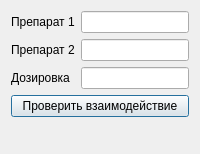
<?xml version="1.0" encoding="UTF-8"?>
<ui version="4.0">
<class>TreatmentDialog</class>
<widget class="QDialog" name="TreatmentDialog">
 <property name="windowTitle">
  <string>Новое назначение</string>
 </property>

 <layout class="QVBoxLayout">

  <item>
   <layout class="QFormLayout">
    <item row="0" column="0"><widget class="QLabel"><property name="text"><string>Препарат 1</string></property></widget></item>
    <item row="0" column="1"><widget class="QLineEdit" name="drug1Edit"/></item>

    <item row="1" column="0"><widget class="QLabel"><property name="text"><string>Препарат 2</string></property></widget></item>
    <item row="1" column="1"><widget class="QLineEdit" name="drug2Edit"/></item>

    <item row="2" column="0"><widget class="QLabel"><property name="text"><string>Дозировка</string></property></widget></item>
    <item row="2" column="1"><widget class="QLineEdit" name="doseEdit"/></item>
   </layout>
  </item>

  <item>
   <widget class="QPushButton" name="checkBtn">
    <property name="text"><string>Проверить взаимодействие</string></property>
   </widget>
  </item>

  <item>
   <widget class="QLabel" name="resultLabel"/>
  </item>

  <item>
   <widget class="QDialogButtonBox" name="buttonBox">
    <property name="standardButtons">
     <set>QDialogButtonBox.Save|QDialogButtonBox.Cancel</set>
    </property>
   </widget>
  </item>

 </layout>
</widget>
</ui>
